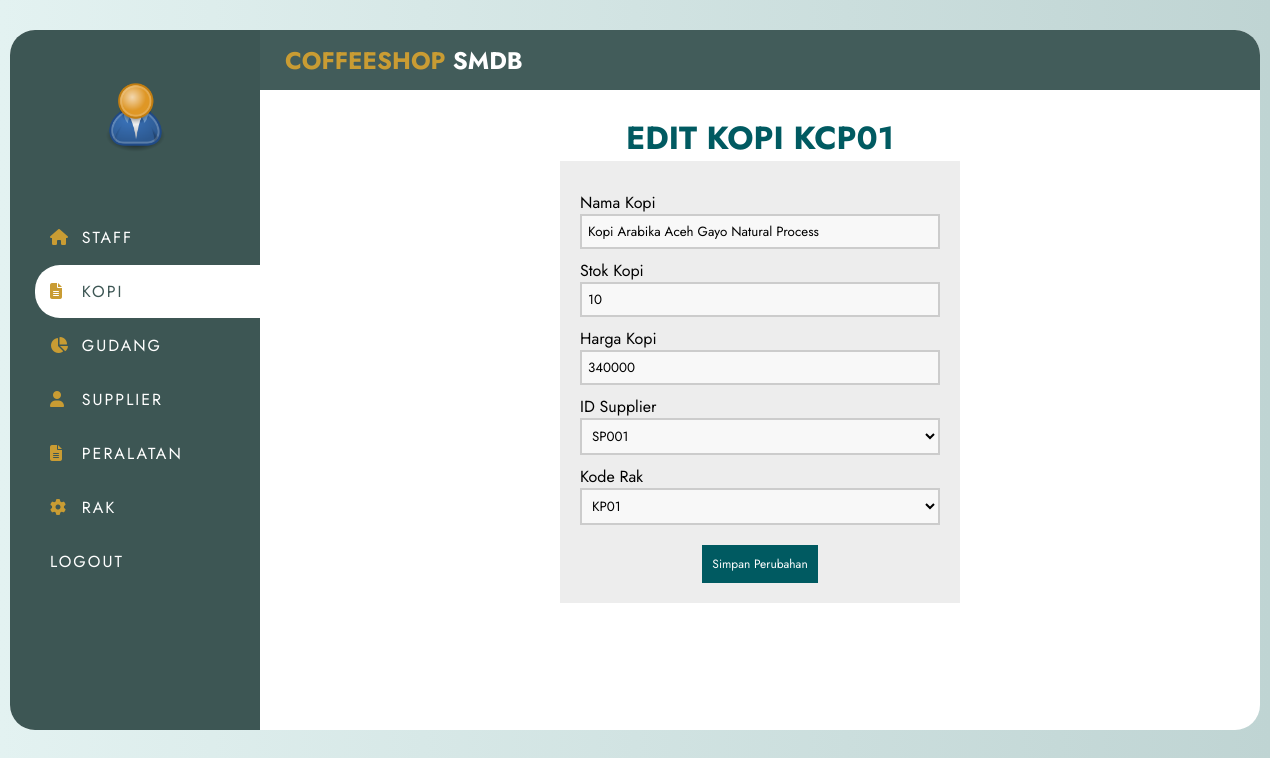
The app's page /manager/edit_kopi.php?id_kopi=KCP01 with its own data.
### tables this page shows
CREATE TABLE `kopi` (
  `id_kopi` varchar(5) NOT NULL,
  `nama_kopi` varchar(100) NOT NULL,
  `stok` int(4) NOT NULL,
  `harga` double NOT NULL,
  `id_supplier` varchar(5) NOT NULL,
  `kode_rak` varchar(4) NOT NULL
);

### manager/edit_kopi.php (the view, shortened to what this page needs)
 <?php
include '../koneksi.php';
  if (isset($_GET['id_kopi'])) {
    $id_kopi = ($_GET["id_kopi"]);
    $query = "SELECT * FROM kopi WHERE id_kopi='$id_kopi'";
    $result = mysqli_query($koneksi, $query);
    $data = mysqli_fetch_assoc($result);
  } else {
    echo "<script>alert('Masukkan data Kode Gudang.');window.location='data_kopi.php';</script>";
  }
  ?>
<!DOCTYPE html>
<html>
  <head>
    <link rel="stylesheet" href="../assets/src/css/data.css">
	<link rel="stylesheet" href="../assets/src/css/update.css">
	<link rel="stylesheet" href="gaya.css">
  </head>
  <body>
  <div class="wrapper">
		<div class="wrapper_inner">
			<div class="vertical_wrap">
			<div class="vertical_bar">
				<div class="profile_info">
					<div class="img_holder">
						<img src="../profil.png" alt="profile_pic">
					</div>
				</div>
				<ul class="menu">
					<li><a href="data_staff.php">
						<span class="icon"><i class="fas fa-home"></i></span>
						<span class="text">Staff</span>
					</a></li>
					<li><a href="data_kopi.php"class="active">
						<span class="icon"><i class="fas fa-file-alt"></i></span>
						<span class="text">Kopi</span>
					</a></li>
					<li><a href="data_gudang.php">
						<span class="icon"><i class="fas fa-chart-pie"></i></span>
						<span class="text">Gudang</span>
					</a></li>
					<li><a href="data_supplier.php">
						<span class="icon"><i class="fas fa-user"></i></span>
						<span class="text">Supplier</span>
					</a></li>
					<li><a href="data_peralatan.php">
						<span class="icon"><i class="fas fa-file-alt"></i></span>
						<span class="text">Peralatan</span>
					</a></li>
					<li><a href="data_rak.php">
						<span class="icon"><i class="fas fa-cog"></i></span>
						<span class="text">Rak</span>
					</a></li>
					<li><a href="../logout.php">
						<span class="text">Logout</span>
					</a></li>
				</ul>
			</div>
		</div>
		<div class="main_isi">
			<div class="top_bar">
				<div class="logo">
					Coffeeshop <span>SMDB</span>
				</div>
			</div>
			<div class="isi">
				<div class="content">
    <div class="produk">
      <center>
        <h1>Edit Kopi <?php echo $data['id_kopi']; ?></h1>
      <center>
      <form method="POST" action="../assets/src/proses/kopi/proses_edit.php" enctype="multipart/form-data" >
      <section class="base">
        <div>
          <label>Nama Kopi</label>
          <input type="text" name="nama_kopi" autofocus="" required="" value="<?php echo $data['nama_kopi']; ?>" />
        </div>
        <div>
          <label>Stok Kopi</label>
          <input type="text" name="stok" autofocus="" required="" value="<?php echo $data['stok']; ?>"/>
        </div>
		    <div>
          <label>Harga Kopi</label>
          <input type="text" name="harga" autofocus="" required="" value="<?php echo $data['harga']; ?>"/>
        </div>
        <div>
          <label>ID Supplier</label>
          <select name="id_supplier">
            <option><?php echo $data['id_supplier']; ?></option>
        </select>
        </div>
        <div>
          <label>Kode Rak</label>
          <select name="kode_rak">
           <option><?php echo $data['kode_rak']; ?></option>
        </select>
        </div>
        <div>
         <button type="submit">Simpan Perubahan</button>
        </div>
        </section>
      </form>
	  </div>
  </body>
</html>

### assets/src/css/data.css (style rules this page uses)
body { position:center; margin: 0; padding: 0; }
.produk { position:center; position:center; font-family: "Trebuchet MS"; }
.produk h1 { position:center; text-transform: uppercase; color: #005a61; }

### assets/src/css/update.css (style rules this page uses)
* { font-family: "Trebuchet MS"; }
body { margin: 0; padding: 0; }
h1 { text-transform: uppercase; color: #005a61; }
button { background-color: #005a61; color: #fff; padding: 10px; text-decoration: none; font-size: 12px; border: 0px; margin-top: 20px; }
label { margin-top: 10px; float: left; text-align: left; width: 100%; }
input { padding: 6px; width: 100%; box-sizing: border-box; background: #f8f8f8; border: 2px solid #ccc; outline-color: #005a61; }
select { padding: 6px; width: 100%; box-sizing: border-box; background: #f8f8f8; border: 2px solid #ccc; outline-color: #005a61; }
.base { width: 400px; height: auto; padding: 20px; margin-left: auto; margin-right: auto; background: #ededed; }

### manager/gaya.css (style rules this page uses)
* { list-style: none; text-decoration: none; margin: 0; padding: 0; box-sizing: border-box; font-family: 'Jost', sans-serif; }
body { background: linear-gradient(to right, #e3f2f1, #bfd4d3); }
.wrapper { margin: 0 10px; }
.wrapper_inner { position: relative; max-width: 1250px; width: 100%; height: 700px; background: #fff; margin: 30px auto; border-radius: 25px; display: flex; }
.vertical_wrap { position: relative; height: 100%; }
.vertical_bar { width: 250px; background: #3d5654; height: 100%; border-top-left-radius: 25px; border-bottom-left-radius: 25px; position: relative; }
.vertical_bar .profile_info { text-align: center; padding: 50px 25px; }
.vertical_bar .profile_info img { width: 75px; }
.vertical_bar .menu { padding-left: 25px; }
.vertical_bar .menu li a { display: block; padding: 15px; text-transform: uppercase; color: #fff; letter-spacing: 2px; border-top-left-radius: 25px; border-bottom-left-radius: 25px; margin-bottom: 1px; }
.vertical_bar .menu li a .icon { color: #c99c33; width: 25px; display: inline-block; }
.vertical_bar .menu li a:hover, .vertical_bar .menu li a.active { background: #fff; color: #3d5654; }
.main_isi { width: calc(100% - 300px); }
.main_isi .top_bar { height: 60px; width:1000px; background: #425c5a; border-top-right-radius: 25px; padding: 15px 25px; display: flex; align-items: center; }
.top_bar .logo { font-size: 24px; font-weight: 700; text-transform: uppercase; color: #c99c33; }
.top_bar .logo span { color: #ffff; }
.main_isi .isi { padding: 25px; height: calc(100% - 60px); overflow: auto; width:1000px; }

### records on screen
kopi: id_kopi "KCP01", nama_kopi "Kopi Arabika Aceh Gayo Natural Process", stok "10", harga "340000", id_supplier "SP001", kode_rak "KP01"
